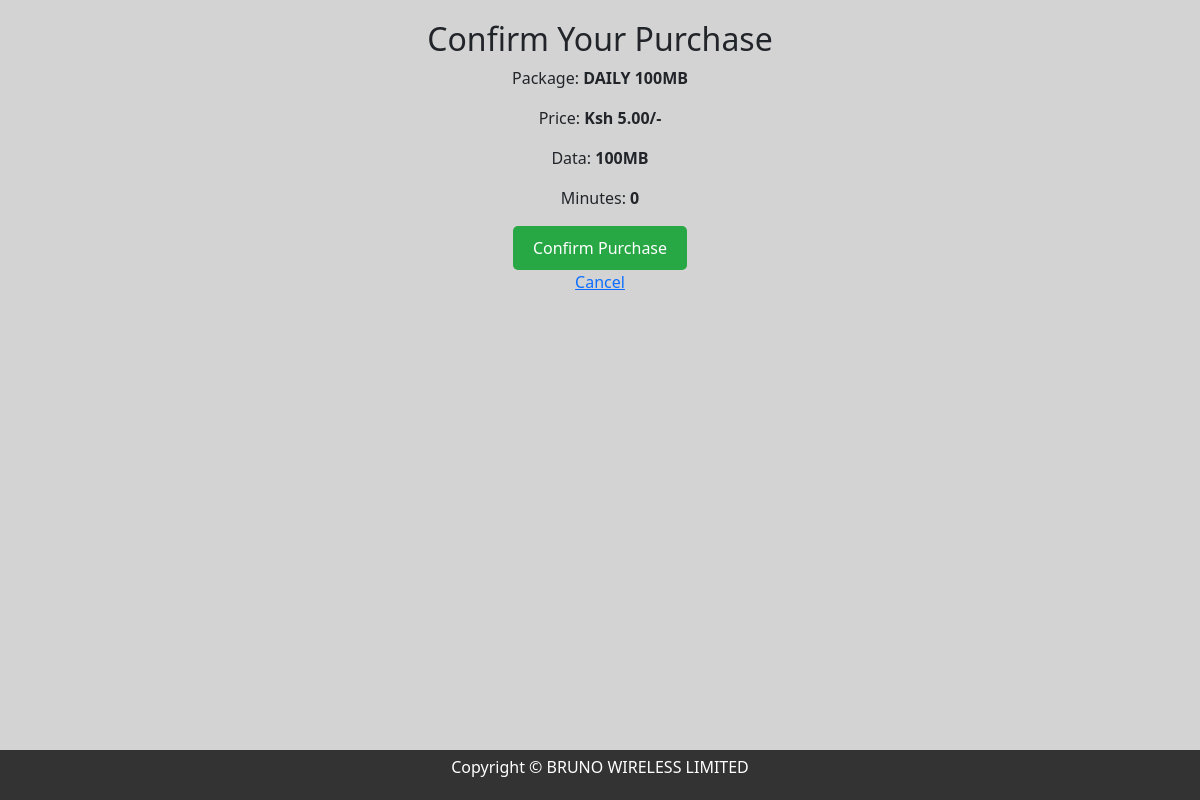
/purchase/3/, run on the app's committed database.
### wifi/models.py (models this page shows, shortened)
class Package(models.Model):
    name = models.CharField(max_length=100)
    price = models.DecimalField(max_digits=10, decimal_places=2)
    data_limit = models.CharField(max_length=100)
    duration = models.CharField(max_length=50)
    minutes_limit = models.CharField(max_length=50, default=0)

### wifi/views.py (the view, shortened to what this page needs)
# urls.py: path('purchase/<int:package_id>/', views.purchase_plan, name='purchase_plan'),
def purchase_plan(request, package_id):
    package = get_object_or_404(Package, id=package_id)
    return render(request, 'wifi/purchase_confirmation.html', {'package': package})

### wifi/templates/wifi/purchase_confirmation.html (shortened to what this page needs)
{% extends 'wifi/base.html' %}
{% block content %}
<div class="confirmation-container">
    <h2>Confirm Your Purchase</h2>
    <p>Package: <strong>{{ package.name }}</strong></p>
    <p>Price: <strong>Ksh {{ package.price }}/-</strong></p>
    <p>Data: <strong>{{ package.data_limit }}</strong></p>
    <p>Minutes: <strong>{{ package.minutes_limit }}</strong></p>
    <form method="POST">
        <button type="submit" class="confirm-btn">Confirm Purchase</button>
    </form>
    <a href="{% url 'dashboard' %}">Cancel</a>
</div>
{% endblock %}

### wifi/templates/wifi/base.html (style rules this page uses)
body { background-color: lightgrey; }

### wifi/templates/wifi/purchase_confirmation.html (style rules this page uses)
.confirmation-container { text-align: center; padding: 20px; }
.confirm-btn { background-color: #28a745; color: white; padding: 10px 20px; border: none; border-radius: 5px; cursor: pointer; }

### data on the page
Package: name "DAILY 100MB", price "5.00", data_limit "100MB", minutes_limit "0"
